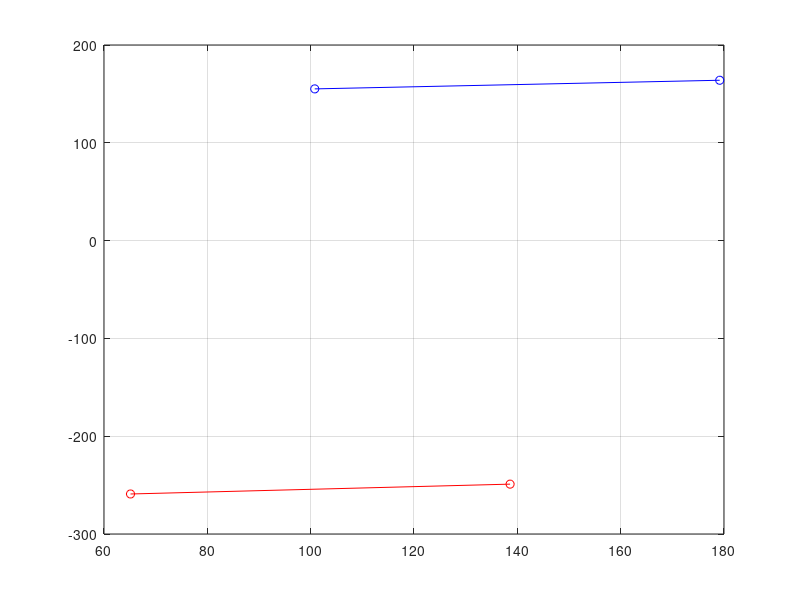

The MATLAB source for this figure:
p2=[65.131044,-259.081908];
p1=[138.598332,-249.016195];
pp=p2-p1;
theta=atan2(pp(:,1),pp(:,2))
ps2=[100.790,155.125];
ps1=[179.172,163.958];
pps=ps2-ps1;
thetas=atan2(pps(:,1),pps(:,2))
% (thetas-theta)
% ref2=p2-ps2;
% ref1=p1-ps1;
% ref3=[-35.4161,-411.440838];
% ref4=(ref1+ref2+ref3)/3
% ref=[ref1;ref2;ref3;ref4];
% plot(ref(:,1),ref(:,2),'-ro');
pose=[p1;p2];
poses=[ps1;ps2];
plot(pose(:,1),pose(:,2),'-ro');
hold on;

plot(poses(:,1),poses(:,2),'-bo');
hold on;
grid on;

